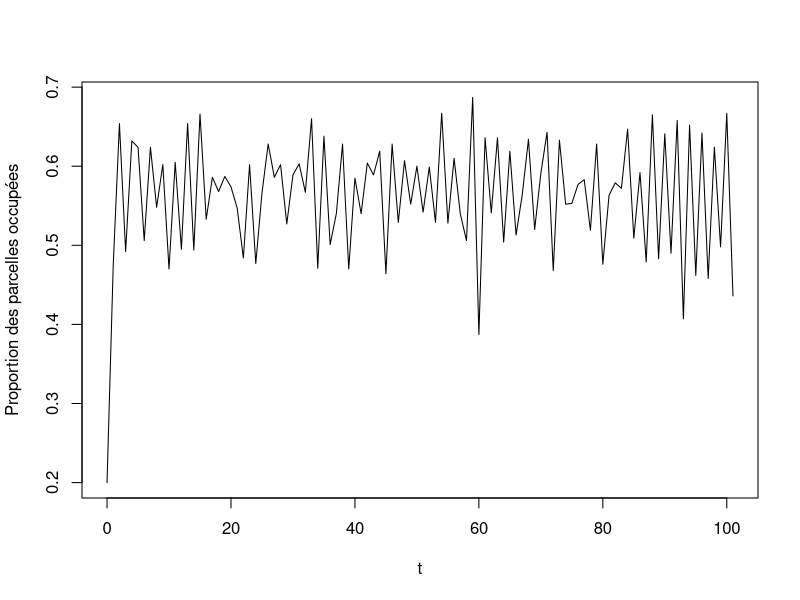

This chart was generated by the following R code:
## ---- chunk 1
metapopGill <- function (col, ext, N, Nini, tmax){
  
  #on définit l'équilibre théorique
  theo <- (1- ext/col)*N
  
  #On définit le nombre de parcelles colonisées
  Nocc <- Nini
  
  #On définit le nombre de parcelles non-occupées
  Nabs <- N - Nini
  
  #On initie les objets suivants pour le while
  t <- 0
  tevol <- 0
  Nevol <- Nini
  
  #Cette boucle while roule tant que Nocc n'est pas nul et tant que t est sous tmax
  while (t<=tmax & Nocc>0){
    
    #on définit le vecteur avec les taux d'évènements
    a <- c(col*Nocc*(1-(Nocc/N)), ext*Nocc)
    
    #on définit le taux global d'évènement
    a0 <- sum(a)
    
    #On initie les objets suivants pour l'intérieur de la boucle d'un pas de temps
    #temps depuis le début du pas de temps
    tt <- 0
    #nombre de colonisations pendant le pas de temps
    cols <- 0
    #nombre d'extinction pendant le pas de temps
    exts <- 0
    
    #boucle qui roule pour effectuer tous les évènements dans le pas de temps
    while(tt<1){
      #on définit u stochastiquement
      u <- runif(1)
      
      #on calcule le temps t au prochain évènement
      te <- 1/a0 *log(1/u)
      tt <- tt+te
      
      #on détermine stochastiquement quel évènement se produira
      e <- runif(1,0,a0)
      
      #on détermine si c'est une colonisation ou une extinction et on ajuste cols et exts
      if (e<a[1]){
        cols <- cols + 1
      } else {
        exts <- exts + 1
      }
    }
    #on met à jour Nocc avec les colonisations et les extinctions
    Nocc <- Nocc + cols - exts
    #on met à jour le temps
    t <- t+1
    #on ajoute à la série temporelle
    Nevol <- c(Nevol,Nocc)
    tevol <- c(tevol,t)
  }
  #output si la population
  if(Nocc>0){
    pas <- length(Nevol)
    fin <- round(pas*0.25,0)
    tendance <- round(mean(tail(Nevol,fin)))
    #}
    data <- as.data.frame(cbind(tevol,Nevol/N))
    plot(data[,1],data[,2],type = "l",
         xlab="t",
         ylab="Proportion des parcelles occupées")
    res<-paste(c("la fonction tend vers ",tendance," parcelles occupées, l'équilibre théorique est à ",round(theo)," parcelles occupées"),
               collapse = "")
    return(res)
  } else {
    data <- as.data.frame(cbind(tevol,Nevol/N))
    print(length(tevol))
    plot(data[,1],data[,2],type = "l",
         xlab="t",
         ylab="Proportion des parcelles occupées")
    res<-paste(c("La métapopulation s'effondre, l'équilibre théorique est à ",round(theo)," parcelles occupées"),
               collapse = "")
    return(res)
  }
}

#un exemple
metapopGill(3.3,1.4,1000,200,100)
